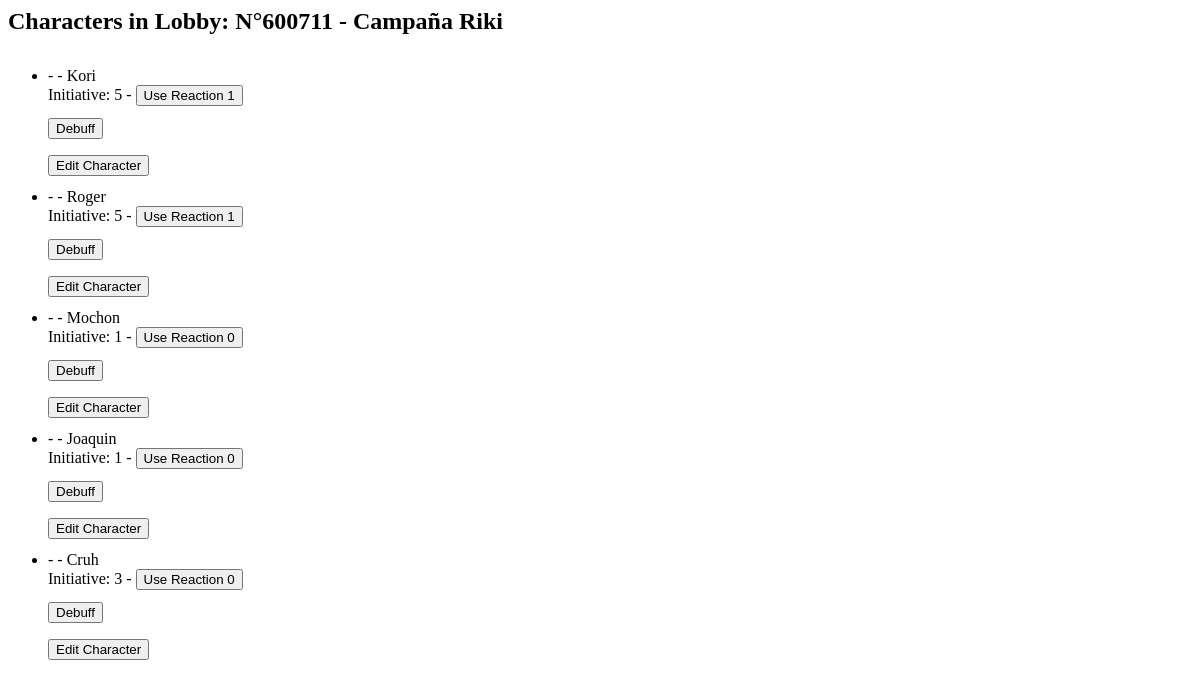
Screenshot of /lobby/14/characters/ with the database file from the repository.
### players/models.py (models this page shows, shortened)
class PlayerInLobby(models.Model):
    ROLE_CHOICES = (
        ('DM', 'Dungeon Master'),
        ('P', 'Player'),
        ('PA', 'Player Admin'),
    )
    role = models.CharField(max_length=2, choices=ROLE_CHOICES)
    player = models.ForeignKey(
        Player, on_delete=models.CASCADE, related_name='player')
    lobby = models.ForeignKey(
        Lobby, on_delete=models.CASCADE, related_name='lobby')

class Lobby(models.Model):
    code = models.CharField(max_length=6, unique=True)
    notes = models.TextField(null=True, blank=True)
    created_at = models.DateTimeField(auto_now_add=True)
    name = models.CharField(max_length=100, blank=True, null=True)
    def __str__(self):
        if self.name is not None and len(self.name) > 0:
            return "N°"+self.code + " - "+self.name
        return "N°"+self.code

class Character(models.Model):
    TEMPLATE_CHOICES = (
        ('weak', 'Weak'),
        ('normal', 'Normal'),
        ('elite', 'Elite'),
    )
    player_lobby = models.ForeignKey(PlayerInLobby, on_delete=models.CASCADE)
    name = models.CharField(max_length=100)
    initiative = models.IntegerField()
    order = models.PositiveIntegerField(default=0)
    previous_order = models.PositiveIntegerField(default=0)
    debuff = models.CharField(max_length=100, null= True, blank=False)
    reminder = models.CharField(max_length=100, default=None, null= True, blank=True)
    invisible = models.BooleanField(default=False)
    current_turn = models.BooleanField(default=False)
    stat_block = models.CharField(max_length=100, null= True, blank=True, default= None)
    template = models.CharField(max_length=6, choices=TEMPLATE_CHOICES, default='normal')
    max_reactions = models.IntegerField(default=1)
    current_reactions = models.IntegerField(default=1)
    def __str__(self):
        return self.name + " - " + str(self.player_lobby.player)
    def next_turn(self):
        characters = Character.objects.filter(player_lobby__lobby=self.player_lobby.lobby).order_by("-order")
        current_char = characters.get(current_turn=True)
        next_chars = characters.filter(order__lt=current_char.order)
        if next_chars.exists():
            return next_chars.first()
        else:
            return characters.first()
    class Meta:
        ordering = ['-order']

class Player(models.Model):
    name = models.CharField(max_length=100)
    def __str__(self):
        return self.name

### players/views.py (the view, shortened to what this page needs)
# urls.py: path('lobby/<str:player_lobby_id>/characters/', views.CharacterView.as_view(), name='character_list_partial'),
class CharacterView(TemplateView):
    def get(self, request, player_lobby_id):
        player_lobby = PlayerInLobby.objects.get(id=player_lobby_id)
        characters = Character.objects.filter(player_lobby__lobby=player_lobby.lobby)
        character_id =  request.GET.get("character_id", None)
        if character_id:
            character = Character.objects.get(id=character_id)
            character.current_reactions -= 1
            character.save()
        return render(request, "players/partials/character_list.html", {'player_lobby': player_lobby, 'characters': characters})

### players/templates/players/partials/character_list.html (shortened to what this page needs)
{% load static %}
<div class="mb-3 gap-3"
     id="character-list-container"
     data-player-id="{{ player_lobby.id }}"
     data-character-list-url="{% url 'character_list_partial' player_lobby.id %}"
     data-move-character-url="{% url 'move_character' %}"
     data-csrf-token="{{ csrf_token }}">
  <h2>Characters in Lobby: {{ player_lobby.lobby }}</h2>
</div>
<ul id="characters" class="list-group">
  {% for character in characters %}
    <li class="list-group-item character-row {% if character.invisible and player_lobby.role != "DM" %} d-none {% else %} d-flex {% endif %} justify-content-center align-items-center gap-3 w-100 {% if character.current_turn == True %}current_turn{% endif %} {% if character.next_turn.id == character.id %}next_turn{% endif %}  {% if character.invisible %}is-invisible{% endif %}"
        data-id="{{ character.id }}">
      <div class="drag-handle d-flex flex-wrap align-items-center justify-content-center col-6 text-center gap-1">
        <span style="pointer-events: auto;">
          <div class="d-flex flex-wrap align-items-center justify-content-center gap-1">{{ character }}</div>
          <div class="d-flex flex-wrap align-items-center justify-content-center gap-1">
            <span>
              Initiative: {{ character.initiative }}
            </span>
            -
            <button {% if player_lobby.role == "DM" or player_lobby.role == "PA" or player_lobby.id == character.player_lobby.id %} onclick="changeReactions({{ character.current_reactions }}, {{ character.id }}, '{{ player_lobby.role }}')" {% else %} style="pointer-events:none" {% endif %}
                    class="btn btn-sm longpress-handle icon-with-number reactions-{% if character.current_reactions == character.max_reactions %}max{% elif character.current_reactions == 0 %}empty{% else %}used{% endif %}">
              <span class="tooltip-text">Use Reaction</span>
              <span class="number">{{ character.current_reactions }}</span>
            </button>
          </div>
        </span>
      </div>
      <div id="buttons"
           class="col-6 d-flex flex-wrap align-items-center justify-content-center gap-3 gap-md-5">
        <form class="debuff-character open-modal"
              data-modal-id="debuffCharacterModal"
              hx-get="{% url 'load_debuff_modal' player_lobby.id character.id %}"
              hx-target="#char-modal-container"
              hx-swap="innerHTML">
          {% if character.debuff %}
            <button type="submit" class="btn danger">
              <i class="bi bi-droplet"></i>                    <span class="tooltip-text">Debuff</span>
            </button>
          {% else %}
            <button type="submit" class="btn btn-success">
                                  <span class="tooltip-text">Debuff</span>
            </button>
          {% endif %}
        </form>
        {% if player_lobby.role == "DM" or player_lobby.role == "PA" or player_lobby.id == character.player_lobby.id %}
          <button class="btn btn-info edit-character  open-modal"
                  data-modal-id="editCharacterModal"
                  hx-get="{% url 'load_char_edit_modal' player_lobby.id character.id %}"
                  hx-target="#char-modal-container"
                  hx-swap="innerHTML">
            <span class="tooltip-text">Edit Character</span>
          </button>
        {% endif %}
      </div>
    </li>
  {% endfor %}
</ul>
{% if player_lobby.role == "DM" or player_lobby.role == "PA" %}
  <link rel="stylesheet" href="{% static 'css/draggable.css' %}">
{% endif %}

### static/css/draggable.css (style rules this page uses)
.drag-handle { cursor: move; -webkit-tap-highlight-color: transparent; padding: 12px 0; flex-grow: 1; }
.list-group-item { user-select: none; -webkit-user-select: none; }

### rows the page displays
PlayerInLobby: lobby "N°600711 - Campaña Riki"
Character: name+player_lobby "- - Kori", initiative "5", current_reactions "1", shows "Debuff"
Character: name+player_lobby "- - Roger", initiative "5", current_reactions "1", shows "Debuff"
Character: name+player_lobby "- - Mochon", initiative "1", current_reactions "0", shows "Debuff"
Character: name+player_lobby "- - Joaquin", initiative "1", current_reactions "0", shows "Debuff"
Character: name+player_lobby "- - Cruh", initiative "3", current_reactions "0", shows "Debuff"
